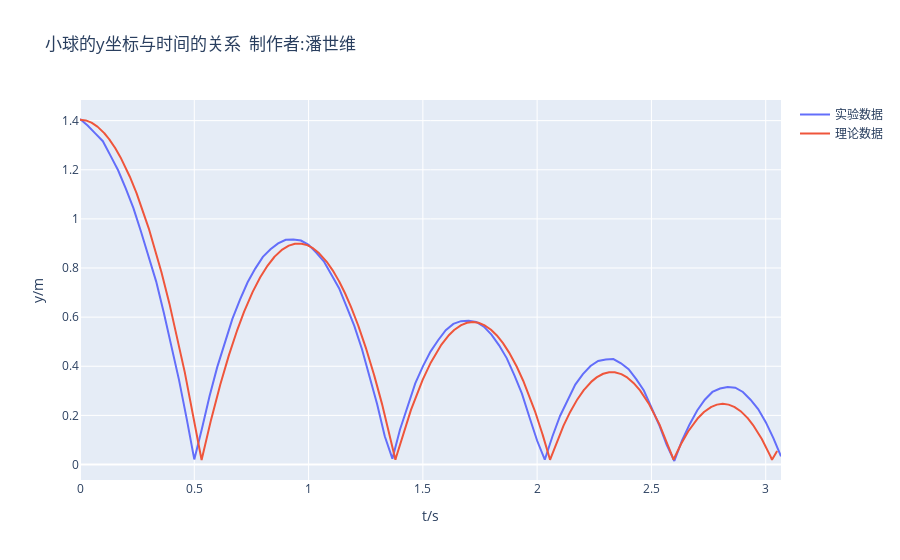

Notebook cell for this chart:
### Code cell
import numpy as np
import pandas as pd
import math
import os

import plotly.graph_objects as go
Y_arr=[]
t_arr=[]
fig=go.Figure()
data_file = '1.csv'
time=[]
Y=[]
with open(data_file, 'r') as f:
    for line in f:
        time.append(float(line.split('	')[0])-5.997106000E-1)
        Y.append(float(line.split('	')[1])+1.404)
    # Y=np.flipud((np.array(Y)-Y[-1])/100)[::-1]
    Y_arr.append(Y)
    t_arr.append(time)
    fig.add_trace(go.Scatter(x=time,y=Y,name='实验数据'))
    
g=-9.8 #重力加速度
dt=0.0005#时间间隔
n=6100#模拟次数
t=0#初始时刻
R=0.02#小球半径
e=0.79678#恢复系数
y=1.404#初始时的y坐标
vy=0 #y方向的速度
count=0
T=[t]
Y=[y]
#主循环
for i in range(n):
    if(y-R<0):
        count+=1
        if(count==1):
            vy=-e*vy
    else:
        count=0
    t=t+dt
    y=y+vy*dt#更新位置
    vy=vy+g*dt#更新速度
    T.append(t)
    Y.append(y)
fig.add_trace(go.Scatter(x=T,y=Y,name='理论数据')) 
fig.update_layout(title='小球的y坐标与时间的关系  制作者:潘世维',
                  xaxis_title='t/s',yaxis_title='y/m')

### Figure 1 — Plotly figure (JSON) as saved in the notebook; plotly's stock layout.template omitted (floating-point values rounded to 4 significant figures; data arrays with more than 128 entries replaced by an {"elided": "..."} marker saying what was removed)
{"data": [{"name": "实验数据", "type": "scatter", "x": [0, 0.03334, 0.06667, 0.1, 0.1333, 0.1667, 0.2, 0.2334, 0.2667, 0.3, 0.3334, 0.3667, 0.4, 0.4334, 0.4667, 0.5, 0.5334, 0.5667, 0.6, 0.6334, 0.6667, 0.7001, 0.7334, 0.7667, 0.8001, 0.8334, 0.8667, 0.9001, 0.9334, 0.9667, 1.0, 1.033, 1.067, 1.1, 1.133, 1.167, 1.2, 1.233, 1.267, 1.3, 1.333, 1.367, 1.4, 1.433, 1.467, 1.5, 1.533, 1.567, 1.6, 1.633, 1.667, 1.7, 1.733, 1.767, 1.8, 1.833, 1.867, 1.9, 1.933, 1.967, 2.0, 2.033, 2.067, 2.1, 2.133, 2.167, 2.2, 2.233, 2.267, 2.3, 2.334, 2.367, 2.4, 2.434, 2.467, 2.5, 2.534, 2.567, 2.6, 2.634, 2.667, 2.7, 2.734, 2.767, 2.8, 2.834, 2.867, 2.9, 2.934, 2.967, 3.0, 3.034, 3.067], "y": [1.407, 1.38, 1.348, 1.316, 1.258, 1.198, 1.125, 1.045, 0.9487, 0.8506, 0.7447, 0.6179, 0.4848, 0.3437, 0.1868, 0.02085, 0.146, 0.2781, 0.3954, 0.4977, 0.593, 0.6715, 0.7421, 0.7977, 0.8454, 0.8762, 0.9, 0.9149, 0.9164, 0.9119, 0.8941, 0.8629, 0.8272, 0.7726, 0.7179, 0.6421, 0.5641, 0.4705, 0.3629, 0.2455, 0.1153, 0.02387, 0.1428, 0.2389, 0.3303, 0.3995, 0.4596, 0.506, 0.5471, 0.5724, 0.5836, 0.585, 0.5808, 0.5611, 0.5288, 0.4852, 0.4332, 0.3643, 0.2884, 0.1914, 0.09671, 0.01944, 0.1141, 0.1976, 0.2639, 0.3254, 0.3679, 0.4011, 0.4216, 0.4279, 0.4294, 0.4121, 0.3884, 0.3474, 0.3013, 0.2322, 0.1619, 0.08037, 0.0143, 0.09724, 0.1633, 0.2197, 0.2639, 0.2954, 0.3096, 0.3159, 0.3128, 0.2954, 0.2639, 0.226, 0.1724, 0.1078, 0.03364]}, {"name": "理论数据", "type": "scatter", "x": {"elided": "6101 float values"}, "y": {"elided": "6101 float values"}}], "layout": {"title": {"text": "小球的y坐标与时间的关系  制作者:潘世维"}, "xaxis": {"title": {"text": "t/s"}}, "yaxis": {"title": {"text": "y/m"}}}}
